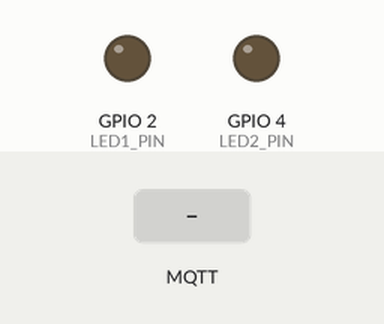
Bench run of a sketch on a simulated ESP32. Shown: output pins drawn as LEDs (lit = HIGH). The inputs (shaded band) are chosen by the test bench. WiFi joins after 1.5 s; servers stay silent unless stated; random numbers use the default seed unless the sketch sets one; no MQTT or app messages arrive unless stated; what the sketch prints to the serial monitor is not drawn.

Above: at 2.7 s.
2.8 s: MQTT message "onled1" arrives on the first subscribed topic
At 3.2 s:
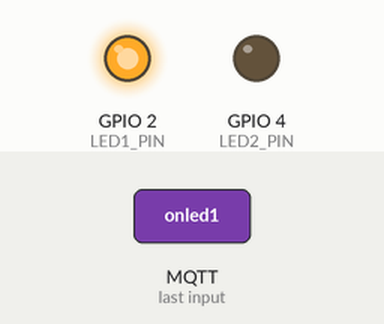
4.3 s: MQTT message "onled2" arrives on the first subscribed topic
At 5.5 s:
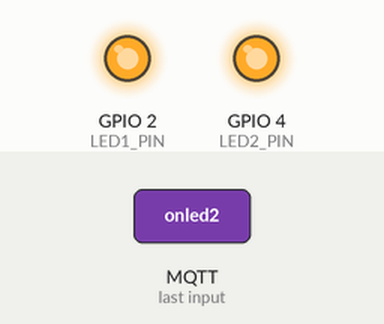
5.8 s: MQTT message "offled1" arrives on the first subscribed topic
At 6.6 s:
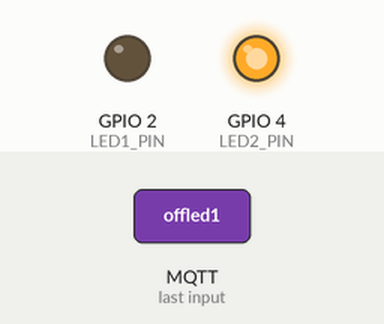
7.3 s: MQTT message "offled2" arrives on the first subscribed topic
At 7.8 s:
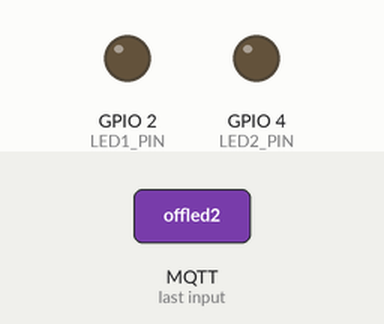
Timing chart, 0 to 9.8 s (numbered marks = the images above; inputs shaded):
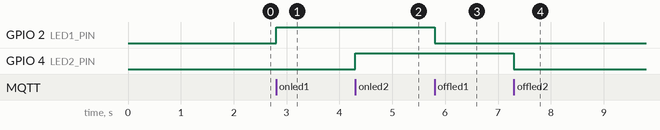

Measured:
- after the input at 2.8 s, GPIO 2 (LED1_PIN): LOW → HIGH at once
- after the input at 4.3 s, GPIO 4 (LED2_PIN): LOW → HIGH at once
- after the input at 5.8 s, GPIO 2 (LED1_PIN): HIGH → LOW at once
- after the input at 7.3 s, GPIO 4 (LED2_PIN): HIGH → LOW at once

The sketch:

mqtt_sub_pub_2_LED.ino
```cpp
#include <WiFi.h>          // 📡 Library WiFi untuk ESP32
#include <PubSubClient.h>  // 🌐 Library MQTT

// ================= WIFI CONFIG =================
#define WIFI_SSID "ExtendVoltrabot"      // Nama WiFi
#define WIFI_PASSWORD "r@w@1985"         // Password WiFi

// ================= MQTT CONFIG =================
#define MQTT_HOST "broker.emqx.io"        // MQTT Broker
#define MQTT_PORT 1883                   // Port MQTT (tanpa TLS)

// Topic MQTT
#define SUB_TOPIC "esp32/led/control"    // Topic untuk TERIMA me
#define PUB_TOPIC "esp32/led/status"    // 📤 Topic untuk HANTAR status LED

// ================= HARDWARE =================
#define LED1_PIN 2   // 💡 LED 1 (onboard ESP32)
#define LED2_PIN 4   // 💡 LED 2 (pin 4)

WiFiClient espClient;                // Objek WiFi
PubSubClient mqttClient(espClient);  // Objek MQTT guna WiFi client

// ================= WIFI FUNCTION =================
// Fungsi untuk sambung ESP32 ke WiFi
void connectToWifi() {
  Serial.println("\n📶 [WIFI] Connecting...");

  WiFi.mode(WIFI_STA);
  WiFi.begin(WIFI_SSID, WIFI_PASSWORD);

  // Tunggu sehingga WiFi berjaya disambungkan
  while (WiFi.status() != WL_CONNECTED) {
    delay(500);
    Serial.print("⏳");
  }

  // Papar status bila WiFi berjaya connect
  Serial.println("\n✅ [WIFI] Connected");
  Serial.println(WiFi.localIP());
}

// ================= MQTT CONNECT FUNCTION =================
// Fungsi untuk sambung ESP32 ke MQTT broker
void connectToMqtt() {
  while (!mqttClient.connected()) {

    // Client ID unik untuk elak clash
    String clientId = "ESP32-PUBSUB-" + String(random(1000, 9999));
    Serial.print("🌐 [MQTT] Connecting as ");
    Serial.println(clientId);

    if (mqttClient.connect(clientId.c_str())) {
      Serial.println("✅ [MQTT] Connected");

      // Subscribe topic kawalan LED
      mqttClient.subscribe(SUB_TOPIC);
      Serial.println("📩 [SUB] Subscribed control topic");

    } else {
      Serial.print("❌ [MQTT] Failed, rc=");
      Serial.println(mqttClient.state());
      delay(2000);
    }
  }
}

// ================= MQTT CALLBACK =================
// Fungsi ini dipanggil AUTOMATIK bila mesej MQTT diterima
void mqttCallback(char* topic, byte* payload, unsigned int length) {

  String message = "";

  // Tukar payload (byte) kepada String
  for (int i = 0; i < length; i++) {
    message += (char)payload[i];
  }

  message.toLowerCase();
  message.trim();

  // Papar mesej yang diterima
  Serial.println("\n📩 [MQTT RECEIVED]");
  Serial.print("📌 Topic : ");
  Serial.println(topic);
  Serial.print("📝 Data  : ");
  Serial.println(message);

  // Pastikan mesej datang dari topic yang betul
  if (String(topic) == SUB_TOPIC) {

    // ===== LED 1 CONTROL =====
    if (message == "onled1") {
      digitalWrite(LED1_PIN, HIGH);
      Serial.println("💡 [LED 1] ON");

      mqttClient.publish(PUB_TOPIC, "onled1");
      Serial.println("📤 [PUB] LED 1 ON");
    }
    else if (message == "offled1") {
      digitalWrite(LED1_PIN, LOW);
      Serial.println("💡 [LED 1] OFF");

      mqttClient.publish(PUB_TOPIC, "offled1");
      Serial.println("📤 [PUB] LED 1 OFF");
    }

    // ===== LED 2 CONTROL =====
    else if (message == "onled2") {
      digitalWrite(LED2_PIN, HIGH);
      Serial.println("💡 [LED 2] ON");

      mqttClient.publish(PUB_TOPIC, "onled2");
      Serial.println("📤 [PUB] LED 2 ON");
    }
    else if (message == "offled2") {
      digitalWrite(LED2_PIN, LOW);
      Serial.println("💡 [LED 2] OFF");

      mqttClient.publish(PUB_TOPIC, "offled2");
      Serial.println("📤 [PUB] LED 2 OFF");
    }
  }
}

// ================= SETUP =================
void setup() {
  Serial.begin(115200);
  Serial.println("⚙️ [SYSTEM] MQTT SUBSCRIBE + PUBLISH (2 LED)");

  pinMode(LED1_PIN, OUTPUT);
  pinMode(LED2_PIN, OUTPUT);

  digitalWrite(LED1_PIN, LOW);
  digitalWrite(LED2_PIN, LOW);

  connectToWifi();

  mqttClient.setServer(MQTT_HOST, MQTT_PORT);
  mqttClient.setCallback(mqttCallback);

  randomSeed(micros());
}

// ================= LOOP =================
void loop() {

  if (WiFi.status() != WL_CONNECTED)
    connectToWifi();

  if (!mqttClient.connected())
    connectToMqtt();

  mqttClient.loop();  // 🔁 WAJIB untuk MQTT berjalan
}
```
